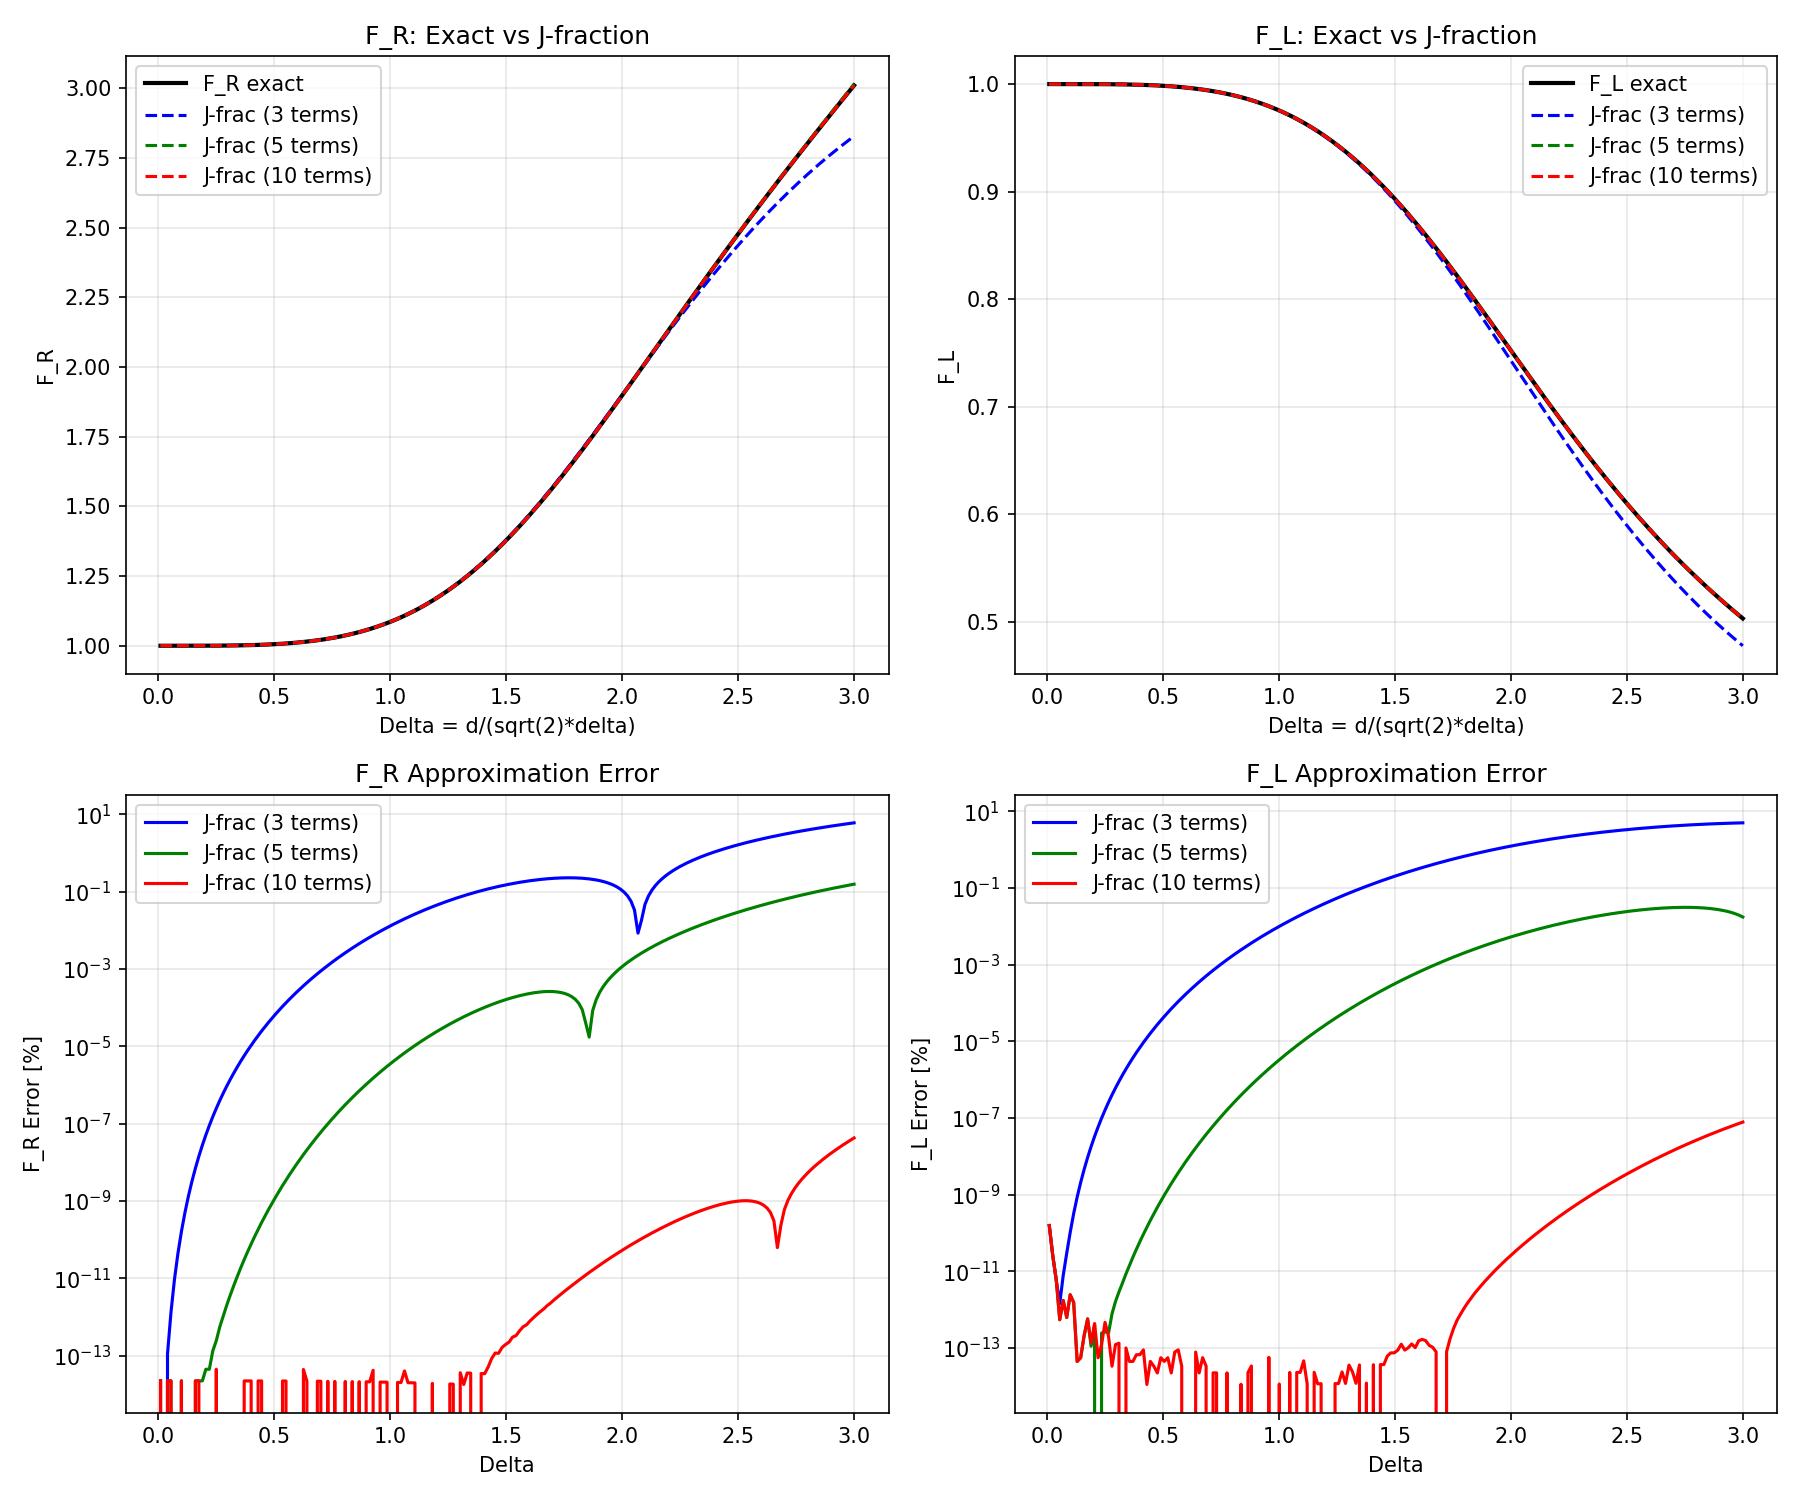

Source code (Python):
"""
Dowell F_R(s) and F_L(s) - Continued Fraction via Viskovatov Algorithm

Viskovatov (or quotient-difference) algorithm converts a power series
to a continued fraction.

Given: f(x) = c0 + c1*x + c2*x^2 + c3*x^3 + ...
Find:  f(x) = b0 + a1*x / (1 + a2*x / (1 + a3*x / (1 + ...)))
"""

import numpy as np
import matplotlib.pyplot as plt

MU_0 = 4 * np.pi * 1e-7

print("="*70)
print("Viskovatov Algorithm for Continued Fraction Expansion")
print("="*70)

# ============================================================
# Exact Dowell formulas
# ============================================================

def dowell_F_R_exact(Delta):
    """Exact Dowell F_R"""
    if Delta < 1e-10:
        return 1.0
    z = (1 + 1j) * Delta
    coth_z = 1 / np.tanh(z)
    return np.real(z * coth_z)

def dowell_F_L_exact(Delta):
    """Exact Dowell F_L"""
    if Delta < 1e-10:
        return 1.0
    z = (1 + 1j) * Delta
    coth_z = 1 / np.tanh(z)
    return 1.5 * np.imag(z * coth_z) / Delta**2

# ============================================================
# Taylor coefficients of z*coth(z)
# ============================================================
print("\n" + "="*70)
print("Taylor Series of z*coth(z)")
print("="*70)

print("""
z*coth(z) = 1 + z^2/3 - z^4/45 + 2*z^6/945 - z^8/4725 + 2*z^10/93555 - ...

The coefficients are related to Bernoulli numbers:
  z*coth(z) = sum_{n=0}^inf (2^(2n) * B_{2n} / (2n)!) * z^(2n)

where B_0 = 1, B_2 = 1/6, B_4 = -1/30, B_6 = 1/42, ...
""")

# Taylor coefficients of z*coth(z) for z^0, z^2, z^4, z^6, ...
# These are: 1, 1/3, -1/45, 2/945, -1/4725, 2/93555, ...
taylor_zcoth = [
    1.0,           # z^0
    1/3,           # z^2
    -1/45,         # z^4
    2/945,         # z^6
    -1/4725,       # z^8
    2/93555,       # z^10
    -1382/638512875,  # z^12
]

print("\nTaylor coefficients of z*coth(z):")
for i, c in enumerate(taylor_zcoth):
    print(f"  z^{2*i}: {c:.10f}")

# ============================================================
# Viskovatov Algorithm
# ============================================================
print("\n" + "="*70)
print("Viskovatov Algorithm")
print("="*70)

print("""
For a power series: f(x) = c0 + c1*x + c2*x^2 + ...

The algorithm computes continued fraction:
  f(x) = b0 + a1*x / (1 + a2*x / (1 + a3*x / ...))

Step 1: b0 = c0, then work with (f(x) - c0) / x
Step 2: Invert: x / (f(x) - c0) = 1 / (c1 + c2*x + ...)
Step 3: Repeat...

For z*coth(z), we have a series in z^2:
  z*coth(z) = 1 + (1/3)*w - (1/45)*w^2 + (2/945)*w^3 - ...
  where w = z^2

So we expand in w and get a continued fraction in w.
""")

def viskovatov_cf(coeffs, n_terms):
    """
    Viskovatov algorithm to convert power series to continued fraction.

    Input: coeffs = [c0, c1, c2, ...] for f(x) = c0 + c1*x + c2*x^2 + ...
    Output: (b0, [a1, a2, a3, ...]) for f(x) = b0 + a1*x/(1 + a2*x/(1 + ...))

    Note: This computes the S-fraction form.
    """
    # Work with coefficient arrays
    c = np.array(coeffs, dtype=float)
    n = len(c)

    # Result arrays
    b0 = c[0]
    a_list = []

    # Remove constant term and divide by x
    # f(x) - c0 = c1*x + c2*x^2 + ...
    # (f(x) - c0)/x = c1 + c2*x + c3*x^2 + ...
    c = c[1:]  # Now c = [c1, c2, c3, ...]

    for _ in range(n_terms):
        if len(c) == 0 or abs(c[0]) < 1e-15:
            break

        # a_k = 1/c[0]
        a_k = 1.0 / c[0]
        a_list.append(a_k)

        # Invert the series: 1/(c0 + c1*x + c2*x^2 + ...)
        # Result: d0 + d1*x + d2*x^2 + ... where d0 = 1/c0
        # This is series inversion
        c_inv = invert_series(c)

        # Subtract 1/c[0] and divide by x
        # (1/(c0 + c1*x + ...) - 1/c0) / x = ...
        c_inv[0] = 0  # Remove constant term
        c = c_inv[1:]  # Divide by x

    return b0, a_list

def invert_series(c, max_terms=20):
    """
    Invert power series: given f(x) = c0 + c1*x + c2*x^2 + ...
    Find g(x) = d0 + d1*x + d2*x^2 + ... such that f(x)*g(x) = 1
    """
    n = min(len(c), max_terms)
    d = np.zeros(n)

    if abs(c[0]) < 1e-15:
        return d  # Cannot invert if c0 = 0

    d[0] = 1.0 / c[0]

    for k in range(1, n):
        s = 0.0
        for j in range(1, min(k+1, len(c))):
            if j < len(c):
                s += c[j] * d[k-j]
        d[k] = -s / c[0]

    return d

# Apply to z*coth(z)
print("\nApplying Viskovatov to z*coth(z) (in w = z^2):")
b0, a_list = viskovatov_cf(taylor_zcoth, 10)
print(f"  b0 = {b0}")
for i, a in enumerate(a_list):
    print(f"  a{i+1} = {a:.10f}")

# ============================================================
# Known analytical result
# ============================================================
print("\n" + "="*70)
print("Analytical Continued Fraction of z*coth(z)")
print("="*70)

print("""
The well-known continued fraction for z*coth(z) is:

z*coth(z) = 1 + z^2/(3 + z^2/(5 + z^2/(7 + z^2/(9 + ...))))

This is a J-fraction (Jacobi continued fraction).

In the form: b0 + w/(b1 + w/(b2 + w/(b3 + ...)))
where w = z^2:
  b0 = 1, b1 = 3, b2 = 5, b3 = 7, b4 = 9, ...
  b_n = 2n + 1

This is NOT the same form as Viskovatov's S-fraction!
""")

def zcoth_jfrac(w, n_terms=10):
    """J-fraction: z*coth(z) = 1 + w/(3 + w/(5 + w/(7 + ...)))"""
    result = 2*n_terms + 1  # Start from innermost
    for k in range(n_terms-1, 0, -1):
        result = (2*k + 1) + w / result
    return 1 + w / result

print("\nVerification of J-fraction:")
print(f"{'w':>10} {'Exact':>14} {'J-frac(5)':>14} {'J-frac(10)':>14}")
print("-"*55)
for w_val in [0.01, 0.1, 1.0, 4.0, 10.0]:
    z = np.sqrt(w_val)
    z_complex = z * (1 + 1j) / np.sqrt(2)  # z = (1+j)*Delta, w = z^2 = 2j*Delta^2
    exact = z_complex * (1 / np.tanh(z_complex))
    jf5 = zcoth_jfrac(w_val, 5)
    jf10 = zcoth_jfrac(w_val, 10)
    print(f"  {w_val:>8.2f} {np.abs(exact):>14.8f} {np.abs(jf5):>14.8f} {np.abs(jf10):>14.8f}")

# ============================================================
# Convert J-fraction to CLN form
# ============================================================
print("\n" + "="*70)
print("J-fraction to CLN Ladder Network")
print("="*70)

print("""
J-fraction: f(w) = 1 + w/(3 + w/(5 + w/(7 + ...)))

where w = tau*s = d^2*mu*sigma*s/2

For impedance Z(s) = R_dc * F_R + s*L_dc * F_L:

At s = j*omega:
  w = j*tau*omega

The impedance can be written as a ladder network:
  Z(s) = R_dc + s*L_dc * f(tau*s)

The J-fraction in w naturally corresponds to:
  Stage 1: Series R, Shunt L
  Stage 2: Series R, Shunt L
  ...

But the exact correspondence depends on the impedance formula structure.
""")

# ============================================================
# CLN parameters from continued fraction
# ============================================================
print("\n" + "="*70)
print("CLN I Parameters (from 1D diffusion eigenvalue expansion)")
print("="*70)

print("""
The CLN I form comes from eigenvalue expansion of 1D diffusion:

R[n] = (4n-5) * 4 / (sigma*d)  for n >= 2, R[1] ~ 0
L[n] = d*mu / (4n-3)

The continued fraction for CLN I is different from z*coth(z).

CLN I represents:
  Z_cln(s) = sL[1] + R[1] || (sL[2] + R[2] || (sL[3] + R[3] || ...))

which matches the 1D diffusion equation solution:
  Z_diff(s) = s*mu*(2/(k*d))*tan(k*d/2)*d

NOT Dowell's formula: Z_dowell = R_dc*F_R + s*L_dc*F_L

So:
- CLN I matches 1D Diffusion (exact)
- CLN I does NOT match Dowell (different model)
- Dowell has its own continued fraction (J-fraction)
""")

def skin_effect_cln_params(d, sigma, mu=MU_0, n_stages=7):
    """CLN I parameters for 1D diffusion skin effect"""
    R_cln = np.zeros(n_stages)
    L_cln = np.zeros(n_stages)

    for n in range(1, n_stages + 1):
        if n == 1:
            R_cln[n-1] = 1e-16  # Nearly zero
        else:
            R_cln[n-1] = (4*n - 5) * 4.0 / (sigma * d)
        L_cln[n-1] = d * mu / (4*n - 3)

    return R_cln, L_cln

# Example parameters
d = 0.1e-3  # 0.1 mm
sigma = 5.8e7  # Copper

print(f"\nCLN I parameters for d = {d*1e3} mm, sigma = {sigma:.1e} S/m:")
R_cln, L_cln = skin_effect_cln_params(d, sigma, MU_0, 7)
for i in range(7):
    print(f"  Stage {i+1}: R = {R_cln[i]:.4e} Ohm*m^2, L = {L_cln[i]*1e9:.4f} nH*m^2")

# ============================================================
# Dowell CLN form
# ============================================================
print("\n" + "="*70)
print("Dowell-based CLN (Different from 1D Diffusion CLN)")
print("="*70)

print("""
Dowell's formula:
  Z(s) = R_dc * F_R(w) + s * L_dc * F_L(w)
  where w = tau*s, tau = d^2*mu*sigma/2

From J-fraction:
  z*coth(z) = 1 + w/(3 + w/(5 + w/(7 + ...)))
  where z^2 = w*2j

We can write F_R and F_L in terms of continued fractions.

However, the structure is:
  Z = R_dc * (rational function of tau*s)

This is different from the CLN I structure:
  Z = s*L + parallel RC network

The "DC CLN + Dowell correction" approach avoids this mismatch:
1. Build CLN with DC parameters
2. Apply F_R(omega), F_L(omega) at each frequency
3. No need for continued fraction conversion
""")

# ============================================================
# Conclusion
# ============================================================
print("\n" + "="*70)
print("Conclusion")
print("="*70)
print("""
1. z*coth(z) has a well-known J-fraction (Jacobi continued fraction):
   z*coth(z) = 1 + z^2/(3 + z^2/(5 + z^2/(7 + ...)))

2. This can also be written in w = z^2 = tau*s:
   1 + w/(3 + w/(5 + w/(7 + ...)))

   Coefficients: b_n = 2n + 1 (i.e., 3, 5, 7, 9, ...)

3. The Viskovatov algorithm can convert Taylor series to S-fraction,
   but the J-fraction form is more natural for z*coth(z).

4. The CLN I form (from 1D diffusion) has DIFFERENT structure:
   - CLN I matches 1D diffusion equation
   - CLN I does NOT match Dowell formula

5. For Dowell-based PEEC, use "DC CLN + Dowell correction":
   - No continued fraction conversion needed
   - Apply F_R(omega), F_L(omega) directly per frequency
   - This is EXACT (no approximation error)
""")

# ============================================================
# Plot
# ============================================================
print("\n" + "="*70)
print("Generating comparison plot...")
print("="*70)

Delta_range = np.linspace(0.01, 3, 200)
w_range = 2 * Delta_range**2  # w = 2*Delta^2 for z = (1+j)*Delta

F_R_exact = np.array([dowell_F_R_exact(D) for D in Delta_range])
F_L_exact = np.array([dowell_F_L_exact(D) for D in Delta_range])

# J-fraction approximations
def F_R_jfrac(Delta, n):
    z = (1 + 1j) * Delta
    w = z**2  # = 2j*Delta^2
    return np.real(zcoth_jfrac(w, n))

def F_L_jfrac(Delta, n):
    if Delta < 1e-10:
        return 1.0
    z = (1 + 1j) * Delta
    w = z**2
    return 1.5 * np.imag(zcoth_jfrac(w, n)) / Delta**2

F_R_jf3 = np.array([F_R_jfrac(D, 3) for D in Delta_range])
F_R_jf5 = np.array([F_R_jfrac(D, 5) for D in Delta_range])
F_R_jf10 = np.array([F_R_jfrac(D, 10) for D in Delta_range])
F_L_jf3 = np.array([F_L_jfrac(D, 3) for D in Delta_range])
F_L_jf5 = np.array([F_L_jfrac(D, 5) for D in Delta_range])
F_L_jf10 = np.array([F_L_jfrac(D, 10) for D in Delta_range])

fig, axes = plt.subplots(2, 2, figsize=(12, 10))

ax1 = axes[0, 0]
ax1.plot(Delta_range, F_R_exact, 'k-', linewidth=2, label='F_R exact')
ax1.plot(Delta_range, F_R_jf3, 'b--', linewidth=1.5, label='J-frac (3 terms)')
ax1.plot(Delta_range, F_R_jf5, 'g--', linewidth=1.5, label='J-frac (5 terms)')
ax1.plot(Delta_range, F_R_jf10, 'r--', linewidth=1.5, label='J-frac (10 terms)')
ax1.set_xlabel('Delta = d/(sqrt(2)*delta)')
ax1.set_ylabel('F_R')
ax1.set_title('F_R: Exact vs J-fraction')
ax1.legend()
ax1.grid(True, alpha=0.3)

ax2 = axes[0, 1]
ax2.plot(Delta_range, F_L_exact, 'k-', linewidth=2, label='F_L exact')
ax2.plot(Delta_range, F_L_jf3, 'b--', linewidth=1.5, label='J-frac (3 terms)')
ax2.plot(Delta_range, F_L_jf5, 'g--', linewidth=1.5, label='J-frac (5 terms)')
ax2.plot(Delta_range, F_L_jf10, 'r--', linewidth=1.5, label='J-frac (10 terms)')
ax2.set_xlabel('Delta = d/(sqrt(2)*delta)')
ax2.set_ylabel('F_L')
ax2.set_title('F_L: Exact vs J-fraction')
ax2.legend()
ax2.grid(True, alpha=0.3)

# Error plots
ax3 = axes[1, 0]
err_jf3 = np.abs(F_R_jf3 - F_R_exact) / F_R_exact * 100
err_jf5 = np.abs(F_R_jf5 - F_R_exact) / F_R_exact * 100
err_jf10 = np.abs(F_R_jf10 - F_R_exact) / F_R_exact * 100
ax3.semilogy(Delta_range, err_jf3, 'b-', linewidth=1.5, label='J-frac (3 terms)')
ax3.semilogy(Delta_range, err_jf5, 'g-', linewidth=1.5, label='J-frac (5 terms)')
ax3.semilogy(Delta_range, err_jf10, 'r-', linewidth=1.5, label='J-frac (10 terms)')
ax3.set_xlabel('Delta')
ax3.set_ylabel('F_R Error [%]')
ax3.set_title('F_R Approximation Error')
ax3.legend()
ax3.grid(True, alpha=0.3)

ax4 = axes[1, 1]
err_jf3_L = np.abs(F_L_jf3 - F_L_exact) / np.maximum(F_L_exact, 1e-10) * 100
err_jf5_L = np.abs(F_L_jf5 - F_L_exact) / np.maximum(F_L_exact, 1e-10) * 100
err_jf10_L = np.abs(F_L_jf10 - F_L_exact) / np.maximum(F_L_exact, 1e-10) * 100
ax4.semilogy(Delta_range, err_jf3_L, 'b-', linewidth=1.5, label='J-frac (3 terms)')
ax4.semilogy(Delta_range, err_jf5_L, 'g-', linewidth=1.5, label='J-frac (5 terms)')
ax4.semilogy(Delta_range, err_jf10_L, 'r-', linewidth=1.5, label='J-frac (10 terms)')
ax4.set_xlabel('Delta')
ax4.set_ylabel('F_L Error [%]')
ax4.set_title('F_L Approximation Error')
ax4.legend()
ax4.grid(True, alpha=0.3)

plt.tight_layout()
plt.savefig('derive_dowell_cf_algorithm.png', dpi=150)
print("Saved: derive_dowell_cf_algorithm.png")
plt.close()
